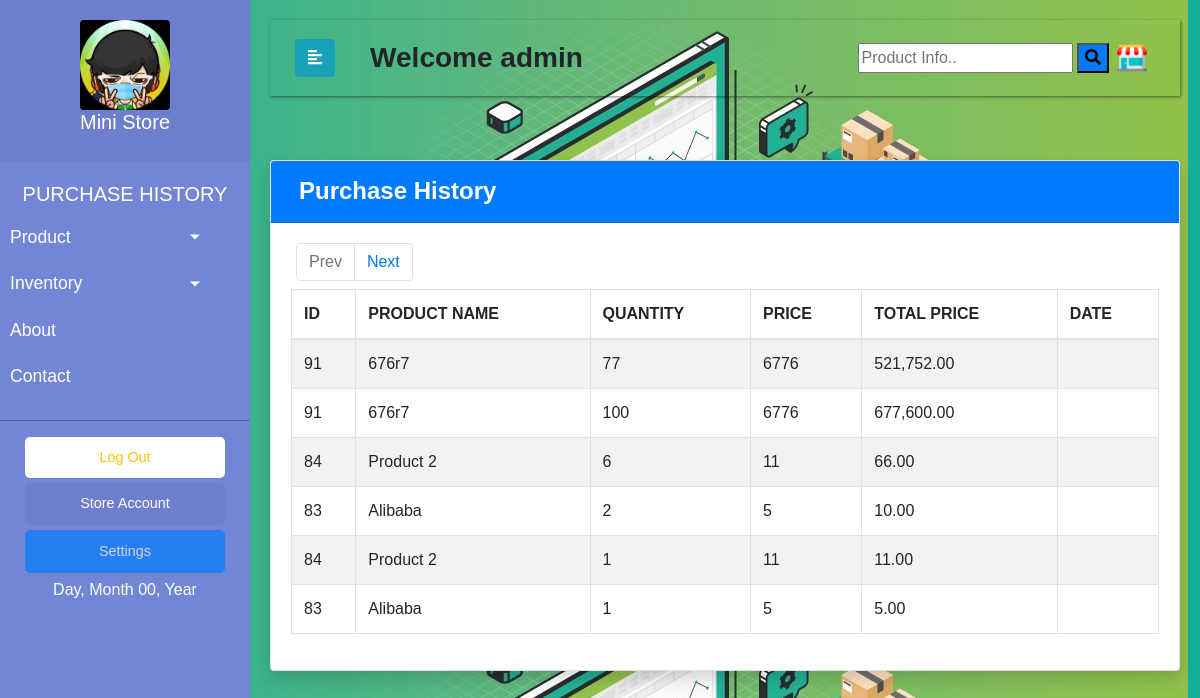
/portal/purchasehistory.php (signed in), run on an earlier commit of the app's database.
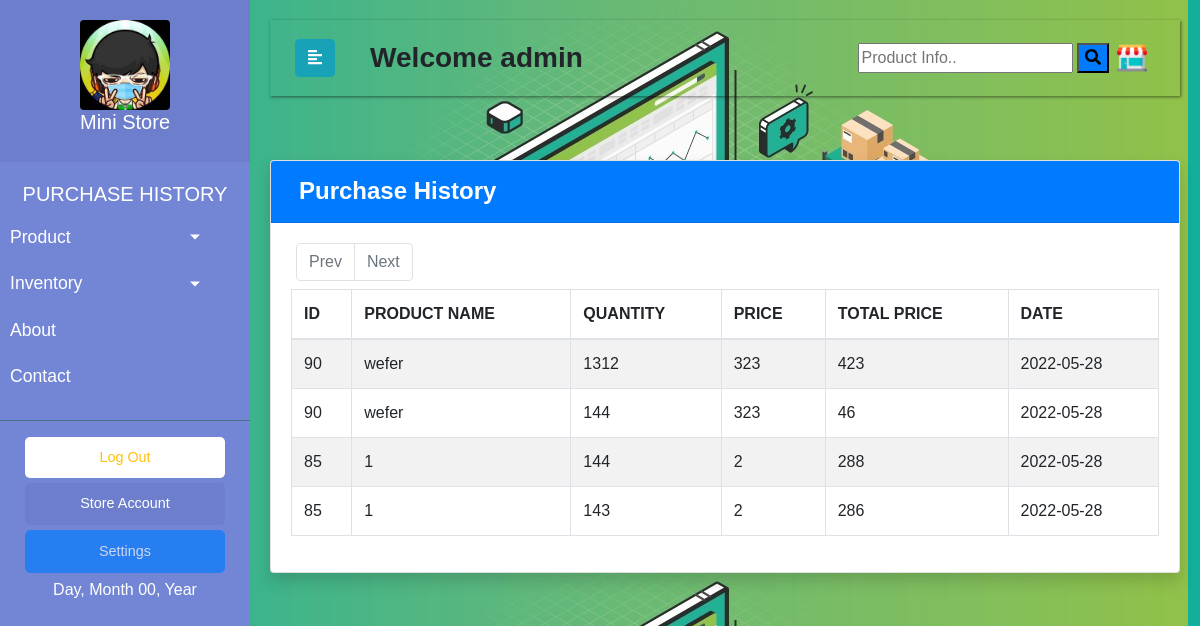
And on a later commit of the database.
### tables this page shows
CREATE TABLE `registered` (
  `id` int(250) NOT NULL AUTO_INCREMENT,
  `company_name` varchar(250) NOT NULL,
  `username` varchar(250) NOT NULL,
  `password` varchar(250) NOT NULL,
  `address` varchar(250) NOT NULL,
  `contact` varchar(250) NOT NULL,
  `logo` varchar(250) NOT NULL,
  `type` int(1) NOT NULL,
  PRIMARY KEY (`id`)
);

CREATE TABLE `purchase` (
  `id` int(250) NOT NULL AUTO_INCREMENT,
  `product_id` varchar(250) NOT NULL,
  `Product_Name` varchar(250) NOT NULL,
  `time_date` varchar(250) NOT NULL,
  `Quantity` int(250) NOT NULL,
  `Price` int(250) NOT NULL,
  `total` int(250) NOT NULL,
  `validation` int(1) NOT NULL,
  `date` varchar(250) NOT NULL,
  PRIMARY KEY (`id`)
);

### portal/purchasehistory.php (the view, shortened to what this page needs)
<?php
 $db = mysqli_connect('localhost', 'root', '', 'final');
$find = "SELECT company_name,logo FROM registered WHERE username = '$_SESSION[username]'";
$result=mysqli_query($db,$find);
		$re=mysqli_fetch_assoc($result);
	 $company_name =$re["company_name"];
 $logo =$re["logo"];
?>
<!DOCTYPE html>
<html>
<head>
    <link rel="stylesheet" href="css/cdn.css">
</head>
<body>
    <div class="wrapper">
        <nav id="sidebar">
            <div class="sidebar-header">
               <a href="index.php">
                <h5 class="text-center"><img class="center rounded"width="90" height="90px" src="../portal/uploads/<?php echo $logo  ?>"/><div><?php echo $company_name  ?></div></h5></a>
            </div>
            <ul class="list-unstyled components">
              <h5 class="text-center">PURCHASE HISTORY</h5>
                <li class="">
                    <a href="#homeSubmenu" data-toggle="collapse" aria-expanded="false" class="dropdown-toggle">Product</a>
                </li>
				 <li>
                    <a href="#pageSubmenu" data-toggle="collapse" aria-expanded="false" class="dropdown-toggle">Inventory</a>
                </li>
                <li>
                    <a href="#">About</a>
                </li>
                <li>
                    <a href="#">Contact</a>
                </li>
            </ul>
            <ul class="list-unstyled CTAs">
                <li>
                    <a href="purchasehistory.php?logout='1'" class="download text-warning">Log Out</a>
                </li>
                <li>
                    <a href="#" class="article disabled">Store Account</a><a type="button" class="btn btn-primary disabled" data-toggle="modal" data-target="#myModal">Settings</a>
                </li>
				<li class="text-center"><?php include('gettime.php') ?></li>
            </ul>
        </nav>
        <div id="content">
            <nav class="navbar navbar-expand-lg navbar-transparent bg-transparent">
                <div class="container-fluid">
                    <button type="button" id="sidebarCollapse" class="btn btn-info" >
                        <i class="fas fa-align-left"></i>
                    </button>
				<h3 class="m-1 font-weight-bold">&nbsp&nbsp&nbsp&nbspWelcome  <?php echo $_SESSION['username']  ?></h3>
                    <div class="collapse navbar-collapse" id="navbarSupportedContent">
                        <ul class="nav navbar-nav ml-auto">
                           <form class="example" action="/action_page.php" style="margin:auto;max-width:300px">
  <input type="text" placeholder="Product Info.." name="search2">
  <button class="bg-primary" type="submit"><i class="fa fa-search"></i></button>
</form>
                            <li class="nav-item">
                                <a class="nav-link" href="#"><img width="30" height="30px" src="../images/store.png"/></a>
                            </li>
                        </ul>
                    </div>
                </div>
            </nav>
          <br>
 <div class="card shadow mb-4">
            <div class="card-header py-2 bg-primary">
              <h4 class="m-2 font-weight-bold text-white">Purchase History&nbsp  </a>
			  </h4>
		   </div>
            <div class="card-body">
              <div class="table-responsive">
                <table class="table table-bordered table-striped" id="dataTable" width="100%" cellspacing="0">
               <thead>
                   <tr>
                     <th>ID</th>
                     <th>PRODUCT NAME</th>
                     <th>QUANTITY</th>
                     <th>PRICE</th>
					  <th>TOTAL PRICE</th>
					 <th>DATE</th>
                   </tr>
               </thead>
          <tbody>
</div>
<?php
        if (isset($_GET['page'])) {
            $page = $_GET['page'];
        } else {
            $page = 1;
        }
        $no_of_records_per_page = 6;
        $offset = ($page-1) * $no_of_records_per_page;
        $conn=mysqli_connect('localhost', 'root', '', 'final');
        $total_pages_sql = "SELECT COUNT(id) FROM purchase";
        $result = mysqli_query($conn,$total_pages_sql);
	   $total_rows = mysqli_fetch_array($result)[0];
        $total_pages = ceil($total_rows / $no_of_records_per_page);
		  $sql = "SELECT * FROM purchase WHERE validation = 1 ORDER BY id DESC LIMIT $offset, $no_of_records_per_page";
        $res_data = mysqli_query($conn,$sql);
        while($row = mysqli_fetch_array($res_data)){
			   echo '<tr>';
                echo '<td>'. $row['product_id'].'</td>';
                echo '<td>'. $row['Product_Name'].'</td>';
                echo '<td>'. $row['Quantity'].'</td>';
                echo '<td>'. $row['Price'].'</td>';
				   echo '<td>'. $row['total'].'</td>';
				 echo '<td>'. $row['time_date'].'</td>';
};
    ?>
								<div class="row" style="margin-left: 5px; pad">
  <ul class="pagination" style=" height: 30px;">
    <li class="page-item <?php if($page <= 1){ echo 'disabled'; } ?>"><a class="page-link" href="<?php if($page <= 1){ echo '#'; } else { echo "?page=".($page - 1); } ?>">Prev</a></li>
    <li class="page-item <?php if($page >= $total_pages){ echo 'disabled'; } ?>"><a class="page-link" href="<?php if($page >= $total_pages){ echo '#'; } else { echo "?page=".($page + 1); } ?>">Next</a></li>
  </ul>
</div>
                        </div>
                    </div>
                  </div>
</div>
</body>
</html>

### portal/gettime.php (shortened to what this page needs)
<!DOCTYPE html>
<html lang="en" dir="ltr">
  <head>
  </head>
  <body onload="initClock()">
    <div class="datetime">
      <div class="date">
        <span id="dayname">Day</span>,
        <span id="month">Month</span>
        <span id="daynum">00</span>,
        <span id="year">Year</span>
  </body>
</html>

### portal/purchasehistory.php (style rules this page uses)
body { font-family: 'Poppins', sans-serif; background-image: url("images/mj.jpeg"); }
a, a:hover, a:focus { color: inherit; text-decoration: none; transition: all 0.3s; }
.wrapper { display: flex; text-decoration: none; transition: all 0.3s; }
#sidebar { min-width: 250px; max-width: 250px; background: #7386D5; color: #fff; transition: all 0.3s; }
ul.CTAs a { text-align: center; font-size: 0.9em !important; display: block; border-radius: 5px; margin-bottom: 5px; margin-left: 25px; width: 200px; }
a.download { background: #fff; color: #7386D5; }
a.article, a.article:hover { background: #6d7fcc !important; color: #fff !important; }
#sidebar .sidebar-header { padding: 20px; background: #6d7fcc; }
#sidebar ul.components { padding: 20px 0; border-bottom: 1px solid #47748b; }
#sidebar ul li a { padding: 10px; font-size: 1.1em; display: block; }
a[data-toggle="collapse"] { position: relative; }
.dropdown-toggle::after { display: block; position: absolute; top: 50%; right: 20%; transform: translateY(-50%); }
#content { width: 100%; padding: 20px; min-height: 100vh; transition: all 0.3s; }
.navbar { padding: 15px 10px; background: #fff; border: block; border-radius: 1; margin-bottom: 40px; box-shadow: 1px 1px 3px rgba(0, 0, 0, 0.5); }

What changed in the data, as far as the page shows it:
removed purchase: product "91", Product_Name "676r7", Quantity "77", Price "6776", total "521,752.00"
removed purchase: product "91", Product_Name "676r7", Quantity "100", Price "6776", total "677,600.00"
removed purchase: product "84", Product_Name "Product 2", Quantity "6", Price "11", total "66.00"
removed purchase: product "83", Product_Name "Alibaba", Quantity "2", Price "5", total "10.00"
removed purchase: product "84", Product_Name "Product 2", Quantity "1", Price "11", total "11.00"
removed purchase: product "83", Product_Name "Alibaba", Quantity "1", Price "5", total "5.00"
added purchase: product "90", Product_Name "wefer", Quantity "1312", Price "323", total "423", time_date "2022-05-28"
added purchase: product "90", Product_Name "wefer", Quantity "144", Price "323", total "46", time_date "2022-05-28"
added purchase: product "85", Product_Name "1", Quantity "144", Price "2", total "288", time_date "2022-05-28"
added purchase: product "85", Product_Name "1", Quantity "143", Price "2", total "286", time_date "2022-05-28"
